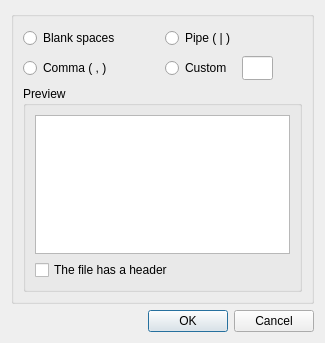
<ui version="4.0" >
 <class>EgtDelimitedTextConfigurationDialogBase</class>
 <widget class="QDialog" name="EgtDelimitedTextConfigurationDialogBase" >
  <property name="geometry" >
   <rect>
    <x>0</x>
    <y>0</y>
    <width>325</width>
    <height>343</height>
   </rect>
  </property>
  <property name="windowTitle" >
   <string>Select Text Delimiter</string>
  </property>
  <layout class="QGridLayout" >
   <item row="1" column="0" >
    <spacer>
     <property name="orientation" >
      <enum>Qt::Horizontal</enum>
     </property>
     <property name="sizeHint" stdset="0" >
      <size>
       <width>121</width>
       <height>20</height>
      </size>
     </property>
    </spacer>
   </item>
   <item row="1" column="1" >
    <widget class="QDialogButtonBox" name="buttonBox" >
     <property name="orientation" >
      <enum>Qt::Horizontal</enum>
     </property>
     <property name="standardButtons" >
      <set>QDialogButtonBox::Cancel|QDialogButtonBox::Ok</set>
     </property>
    </widget>
   </item>
   <item row="0" column="0" colspan="2" >
    <widget class="QGroupBox" name="groupBox" >
     <property name="title" >
      <string/>
     </property>
     <layout class="QGridLayout" >
      <item row="0" column="0" >
       <widget class="QRadioButton" name="rbtnBlank" >
        <property name="text" >
         <string>Blank spaces</string>
        </property>
       </widget>
      </item>
      <item row="0" column="1" >
       <spacer>
        <property name="orientation" >
         <enum>Qt::Horizontal</enum>
        </property>
        <property name="sizeHint" stdset="0" >
         <size>
          <width>41</width>
          <height>24</height>
         </size>
        </property>
       </spacer>
      </item>
      <item row="0" column="2" >
       <widget class="QRadioButton" name="rbtnPipe" >
        <property name="text" >
         <string>Pipe ( | )</string>
        </property>
       </widget>
      </item>
      <item row="0" column="3" colspan="2" >
       <spacer>
        <property name="orientation" >
         <enum>Qt::Horizontal</enum>
        </property>
        <property name="sizeHint" stdset="0" >
         <size>
          <width>61</width>
          <height>24</height>
         </size>
        </property>
       </spacer>
      </item>
      <item row="1" column="0" >
       <widget class="QRadioButton" name="rbtnComma" >
        <property name="text" >
         <string>Comma ( , )</string>
        </property>
       </widget>
      </item>
      <item row="1" column="1" >
       <spacer>
        <property name="orientation" >
         <enum>Qt::Horizontal</enum>
        </property>
        <property name="sizeHint" stdset="0" >
         <size>
          <width>51</width>
          <height>24</height>
         </size>
        </property>
       </spacer>
      </item>
      <item row="1" column="2" >
       <widget class="QRadioButton" name="rbtnCustom" >
        <property name="text" >
         <string>Custom</string>
        </property>
       </widget>
      </item>
      <item row="1" column="3" >
       <widget class="QLineEdit" name="leCustom" >
        <property name="maximumSize" >
         <size>
          <width>50</width>
          <height>50</height>
         </size>
        </property>
       </widget>
      </item>
      <item row="1" column="4" >
       <spacer>
        <property name="orientation" >
         <enum>Qt::Horizontal</enum>
        </property>
        <property name="sizeHint" stdset="0" >
         <size>
          <width>41</width>
          <height>24</height>
         </size>
        </property>
       </spacer>
      </item>
      <item row="2" column="0" colspan="5" >
       <widget class="QGroupBox" name="groupBox_2" >
        <property name="title" >
         <string>Preview</string>
        </property>
        <layout class="QGridLayout" >
         <item row="0" column="0" >
          <widget class="QTextEdit" name="tePreview" >
           <property name="maximumSize" >
            <size>
             <width>1000</width>
             <height>500</height>
            </size>
           </property>
          </widget>
         </item>
         <item row="1" column="0" >
          <widget class="QCheckBox" name="cbHeader" >
           <property name="text" >
            <string>The file has a header</string>
           </property>
          </widget>
         </item>
        </layout>
       </widget>
      </item>
     </layout>
    </widget>
   </item>
  </layout>
 </widget>
 <resources/>
 <connections>
  <connection>
   <sender>buttonBox</sender>
   <signal>accepted()</signal>
   <receiver>EgtDelimitedTextConfigurationDialogBase</receiver>
   <slot>accept()</slot>
   <hints>
    <hint type="sourcelabel" >
     <x>248</x>
     <y>254</y>
    </hint>
    <hint type="destinationlabel" >
     <x>157</x>
     <y>274</y>
    </hint>
   </hints>
  </connection>
  <connection>
   <sender>buttonBox</sender>
   <signal>rejected()</signal>
   <receiver>EgtDelimitedTextConfigurationDialogBase</receiver>
   <slot>reject()</slot>
   <hints>
    <hint type="sourcelabel" >
     <x>316</x>
     <y>260</y>
    </hint>
    <hint type="destinationlabel" >
     <x>286</x>
     <y>274</y>
    </hint>
   </hints>
  </connection>
 </connections>
</ui>
